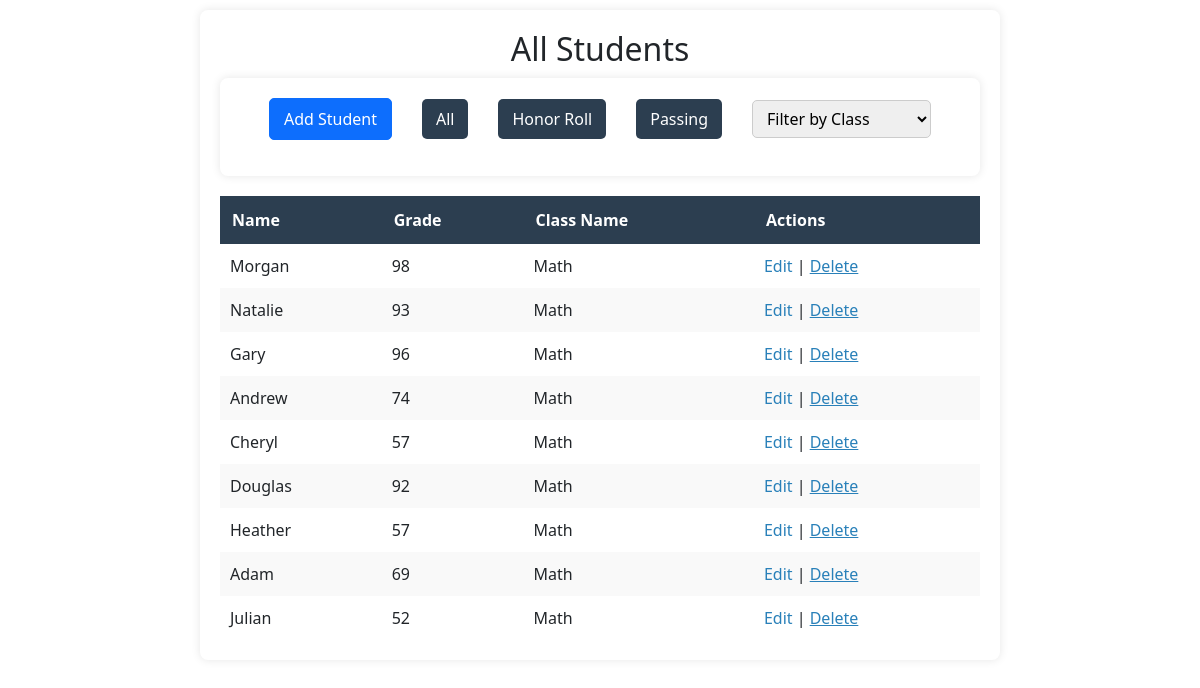
The page /?class_id=1 on the database its author committed.
### tables this page shows
CREATE TABLE students (
    id INTEGER PRIMARY KEY AUTOINCREMENT,
    name TEXT NOT NULL,
    class_id INTEGER,
    grade INTEGER,
    FOREIGN KEY (class_id) REFERENCES classes(id)
);

CREATE TABLE classes (
    id INTEGER PRIMARY KEY AUTOINCREMENT,
    name TEXT NOT NULL
);

### app.py (the view)
@app.route('/')
def index():
    min_grade = request.args.get('min_grade')
    class_id = request.args.get('class_id')
    conn = sqlite3.connect('workshop_sample.db')
    conn.row_factory = sqlite3.Row
    query = '''
        SELECT students.id, students.name, students.grade, classes.name as class_name
        FROM students
        JOIN classes ON students.class_id = classes.id
        WHERE 1=1
    '''
    params = []
    if min_grade:
        query += ' AND grade >= ?'
        params.append(min_grade)
    if class_id:
        query += ' AND class_id = ?'
        params.append(class_id)
    students = conn.execute(query, params).fetchall()
    conn.close()
    classes = get_classes()
    return render_template('index.html', students=students, classes=classes)

### app.py (called while the page is built)
def get_classes():
    conn = sqlite3.connect('workshop_sample.db')
    conn.row_factory = sqlite3.Row
    classes = conn.execute('SELECT * FROM classes').fetchall()
    conn.close()
    return classes

### templates/index.html (shortened to what this page needs)
<!DOCTYPE html>
<html>
<head>
    <link rel="stylesheet" href="{{ url_for('static', filename='style.css') }}">
    <link href="https://cdn.jsdelivr.net/npm/bootstrap@5.3.3/dist/css/bootstrap.min.css" rel="stylesheet">
</head>
<body>
<section>
    <h2>All Students</h2>
    <nav>
        <ul class="filter-toolbar">
            <li>
                <button type="button" class="btn btn-primary" data-bs-toggle="modal" data-bs-target="#addStudentModal">
                    Add Student
                </button>
            </li>
            <li><a href="/" class="button">All</a></li>
            <li><a href="/?min_grade=90" class="button">Honor Roll</a></li>
            <li><a href="/?min_grade=70" class="button">Passing</a></li>
            <li>
            <form method="GET" action="/">
                <select name="class_id" onchange="this.form.submit()">
                <option value="">Filter by Class</option>
                </select>
            </form>
            </li>
        </ul>
    </nav>
    <table>
        <thead>
            <tr>
            <th>Name</th>
            <th>Grade</th>
            <th>Class Name</th>
            <th>Actions</th>
            </tr>
        </thead>
        <tbody>
            {% for student in students %}
            <tr>
            <td>{{ student['name'] }}</td>
            <td>{{ student['grade'] }}</td>
            <td>{{ student['class_name'] }}</td>
            <td>
            <a href="/edit/{{ student['id'] }}">Edit</a> |
            <form action="/delete/{{ student['id'] }}" method="POST" style="display:inline;" onsubmit="return confirm('Are you sure you want to delete this student?');">
                <button type="submit" style="background:none; border:none; color:#2980b9; text-decoration:underline; cursor:pointer; padding:0;">
                Delete
                </button>
            </form>
            </td>
            </tr>
            {% endfor %}
        </tbody>
    </table>
</section>
</body>
</html>

### static/style.css (style rules this page uses)
*, html, body { scroll-behavior: smooth !important; }
body { background-color: #f4f4f4; font-family: 'Segoe UI', sans-serif; margin: 0; padding: 0; }
.filter-toolbar .btn { padding: 8px 14px; font-size: 1rem; border-radius: 5px; }
header, nav, section, footer { padding: 20px; margin: 10px auto; max-width: 800px; background: white; border-radius: 8px; box-shadow: 0 0 10px rgba(0,0,0,0.1); }
h1, h2 { color: #2c3e50; text-align: center; }
nav ul { display: flex; justify-content: center; list-style: none; padding: 0; }
nav li { margin: 0 10px; }
table { width: 100%; border-collapse: collapse; margin-top: 10px; }
th, td { padding: 10px; border: 1px solid #ccc; text-align: left; }
form { display: flex; flex-direction: column; gap: 10px; }
input, button { padding: 8px; font-size: 1rem; border: 1px solid #ccc; border-radius: 5px; }
button { background-color: #2c3e50; color: white; cursor: pointer; }
table { width: 100%; border-collapse: collapse; margin-top: 20px; font-size: 16px; }
thead { background-color: #2c3e50; color: #ffffff; }
th { padding: 12px; text-align: left; border-bottom: 2px solid #ddd; }
td { padding: 10px; border-bottom: 1px solid #ddd; }
tbody tr:nth-child(even) { background-color: #f9f9f9; }
tbody tr:nth-child(odd) { background-color: #ffffff; }
td a { color: #2980b9; text-decoration: none; }
.filter-toolbar { display: flex; justify-content: center; align-items: center; list-style: none; padding: 0; gap: 10px; }
.filter-toolbar li a.button { display: inline-block; padding: 8px 14px; background-color: #2c3e50; color: #fff; text-decoration: none; border-radius: 5px; transition: background-color 0.2s ease; }
.filter-toolbar form select { padding: 6px 10px; font-size: 1rem; border: 1px solid #ccc; border-radius: 5px; }

### rows shown on the page
students: name "Morgan", grade "98", class_name "Math"
students: name "Natalie", grade "93", class_name "Math"
students: name "Gary", grade "96", class_name "Math"
students: name "Andrew", grade "74", class_name "Math"
students: name "Cheryl", grade "57", class_name "Math"
students: name "Douglas", grade "92", class_name "Math"
students: name "Heather", grade "57", class_name "Math"
students: name "Adam", grade "69", class_name "Math"
students: name "Julian", grade "52", class_name "Math"
